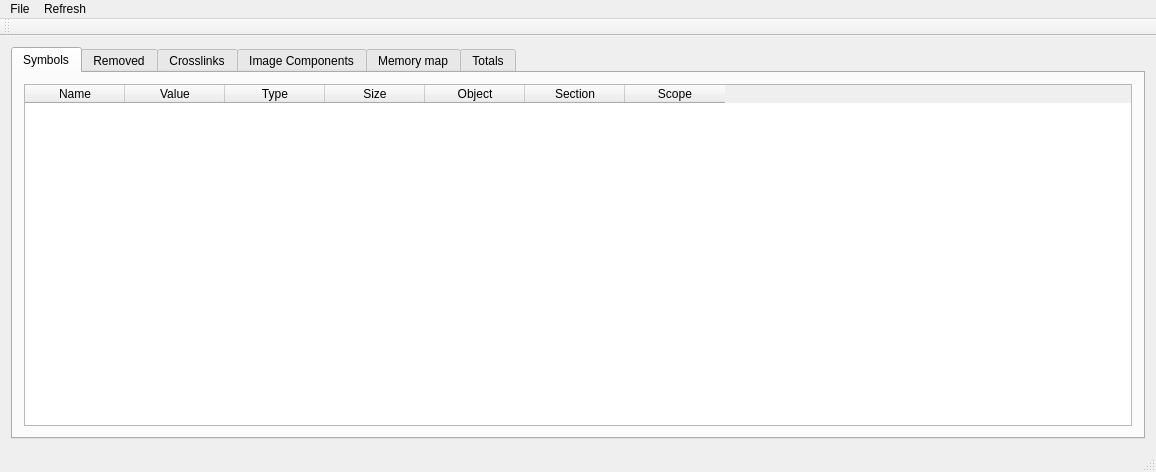
<?xml version="1.0" encoding="UTF-8"?>
<ui version="4.0">
 <class>MainWindow</class>
 <widget class="QMainWindow" name="MainWindow">
  <property name="geometry">
   <rect>
    <x>0</x>
    <y>0</y>
    <width>1156</width>
    <height>472</height>
   </rect>
  </property>
  <property name="windowTitle">
   <string>MapViewer</string>
  </property>
  <widget class="QWidget" name="centralWidget">
   <layout class="QVBoxLayout" name="verticalLayout_6">
    <item>
     <widget class="QTabWidget" name="tabWidget">
      <property name="currentIndex">
       <number>0</number>
      </property>
      <widget class="QWidget" name="tab">
       <attribute name="title">
        <string>Symbols</string>
       </attribute>
       <layout class="QVBoxLayout" name="verticalLayout">
        <item>
         <widget class="QTableWidget" name="symbolTable">
          <property name="editTriggers">
           <set>QAbstractItemView::NoEditTriggers</set>
          </property>
          <property name="alternatingRowColors">
           <bool>true</bool>
          </property>
          <property name="selectionMode">
           <enum>QAbstractItemView::ExtendedSelection</enum>
          </property>
          <property name="sortingEnabled">
           <bool>true</bool>
          </property>
          <attribute name="horizontalHeaderCascadingSectionResizes">
           <bool>false</bool>
          </attribute>
          <attribute name="horizontalHeaderDefaultSectionSize">
           <number>100</number>
          </attribute>
          <attribute name="horizontalHeaderMinimumSectionSize">
           <number>30</number>
          </attribute>
          <attribute name="horizontalHeaderStretchLastSection">
           <bool>false</bool>
          </attribute>
          <attribute name="verticalHeaderVisible">
           <bool>false</bool>
          </attribute>
          <attribute name="verticalHeaderStretchLastSection">
           <bool>false</bool>
          </attribute>
          <column>
           <property name="text">
            <string>Name</string>
           </property>
          </column>
          <column>
           <property name="text">
            <string>Value</string>
           </property>
          </column>
          <column>
           <property name="text">
            <string>Type</string>
           </property>
          </column>
          <column>
           <property name="text">
            <string>Size</string>
           </property>
          </column>
          <column>
           <property name="text">
            <string>Object</string>
           </property>
          </column>
          <column>
           <property name="text">
            <string>Section</string>
           </property>
          </column>
          <column>
           <property name="text">
            <string>Scope</string>
           </property>
          </column>
         </widget>
        </item>
       </layout>
      </widget>
      <widget class="QWidget" name="tab_2">
       <attribute name="title">
        <string>Removed</string>
       </attribute>
       <layout class="QVBoxLayout" name="verticalLayout_2">
        <item>
         <widget class="QLabel" name="removedTotalLabel">
          <property name="text">
           <string>Total:</string>
          </property>
         </widget>
        </item>
        <item>
         <widget class="QTableWidget" name="removedTable">
          <property name="editTriggers">
           <set>QAbstractItemView::NoEditTriggers</set>
          </property>
          <property name="alternatingRowColors">
           <bool>true</bool>
          </property>
          <property name="selectionMode">
           <enum>QAbstractItemView::ExtendedSelection</enum>
          </property>
          <property name="sortingEnabled">
           <bool>true</bool>
          </property>
          <attribute name="horizontalHeaderCascadingSectionResizes">
           <bool>false</bool>
          </attribute>
          <attribute name="horizontalHeaderDefaultSectionSize">
           <number>100</number>
          </attribute>
          <attribute name="horizontalHeaderMinimumSectionSize">
           <number>30</number>
          </attribute>
          <attribute name="horizontalHeaderStretchLastSection">
           <bool>false</bool>
          </attribute>
          <attribute name="verticalHeaderVisible">
           <bool>false</bool>
          </attribute>
          <attribute name="verticalHeaderStretchLastSection">
           <bool>false</bool>
          </attribute>
          <column>
           <property name="text">
            <string>Object</string>
           </property>
          </column>
          <column>
           <property name="text">
            <string>Type</string>
           </property>
          </column>
          <column>
           <property name="text">
            <string>Size</string>
           </property>
          </column>
         </widget>
        </item>
       </layout>
      </widget>
      <widget class="QWidget" name="tab_3">
       <attribute name="title">
        <string>Crosslinks</string>
       </attribute>
       <layout class="QVBoxLayout" name="verticalLayout_3">
        <item>
         <widget class="QTableWidget" name="crossTable">
          <property name="editTriggers">
           <set>QAbstractItemView::NoEditTriggers</set>
          </property>
          <property name="alternatingRowColors">
           <bool>true</bool>
          </property>
          <property name="selectionMode">
           <enum>QAbstractItemView::ExtendedSelection</enum>
          </property>
          <property name="sortingEnabled">
           <bool>true</bool>
          </property>
          <attribute name="horizontalHeaderCascadingSectionResizes">
           <bool>false</bool>
          </attribute>
          <attribute name="horizontalHeaderDefaultSectionSize">
           <number>100</number>
          </attribute>
          <attribute name="horizontalHeaderMinimumSectionSize">
           <number>30</number>
          </attribute>
          <attribute name="horizontalHeaderStretchLastSection">
           <bool>false</bool>
          </attribute>
          <attribute name="verticalHeaderVisible">
           <bool>false</bool>
          </attribute>
          <attribute name="verticalHeaderStretchLastSection">
           <bool>false</bool>
          </attribute>
          <column>
           <property name="text">
            <string>Name</string>
           </property>
          </column>
          <column>
           <property name="text">
            <string>Type</string>
           </property>
          </column>
          <column>
           <property name="text">
            <string>Name referred</string>
           </property>
          </column>
          <column>
           <property name="text">
            <string>Type</string>
           </property>
          </column>
          <column>
           <property name="text">
            <string>Symbol referred</string>
           </property>
          </column>
         </widget>
        </item>
       </layout>
      </widget>
      <widget class="QWidget" name="tab_4">
       <attribute name="title">
        <string>Image Components</string>
       </attribute>
       <layout class="QVBoxLayout" name="verticalLayout_4">
        <item>
         <widget class="QLabel" name="userImageTotalLabel">
          <property name="text">
           <string>Totals</string>
          </property>
          <property name="textInteractionFlags">
           <set>Qt::TextSelectableByMouse</set>
          </property>
         </widget>
        </item>
        <item>
         <widget class="QTableWidget" name="componentTable">
          <property name="editTriggers">
           <set>QAbstractItemView::NoEditTriggers</set>
          </property>
          <property name="alternatingRowColors">
           <bool>true</bool>
          </property>
          <property name="selectionMode">
           <enum>QAbstractItemView::ExtendedSelection</enum>
          </property>
          <property name="sortingEnabled">
           <bool>true</bool>
          </property>
          <attribute name="horizontalHeaderCascadingSectionResizes">
           <bool>false</bool>
          </attribute>
          <attribute name="horizontalHeaderDefaultSectionSize">
           <number>100</number>
          </attribute>
          <attribute name="horizontalHeaderMinimumSectionSize">
           <number>30</number>
          </attribute>
          <attribute name="horizontalHeaderStretchLastSection">
           <bool>false</bool>
          </attribute>
          <attribute name="verticalHeaderVisible">
           <bool>false</bool>
          </attribute>
          <attribute name="verticalHeaderStretchLastSection">
           <bool>false</bool>
          </attribute>
          <column>
           <property name="text">
            <string>Code</string>
           </property>
          </column>
          <column>
           <property name="text">
            <string>Data</string>
           </property>
          </column>
          <column>
           <property name="text">
            <string>Read Only</string>
           </property>
          </column>
          <column>
           <property name="text">
            <string>Read Write</string>
           </property>
          </column>
          <column>
           <property name="text">
            <string>Zero Initialize</string>
           </property>
          </column>
          <column>
           <property name="text">
            <string>Debug</string>
           </property>
          </column>
          <column>
           <property name="text">
            <string>Name</string>
           </property>
          </column>
          <column>
           <property name="text">
            <string>Type</string>
           </property>
          </column>
         </widget>
        </item>
       </layout>
      </widget>
      <widget class="QWidget" name="tab_6">
       <attribute name="title">
        <string>Memory map</string>
       </attribute>
       <layout class="QVBoxLayout" name="verticalLayout_7">
        <item>
         <widget class="QLabel" name="memMapEntry">
          <property name="text">
           <string>Totals</string>
          </property>
          <property name="textInteractionFlags">
           <set>Qt::TextSelectableByMouse</set>
          </property>
         </widget>
        </item>
        <item>
         <widget class="QTreeWidget" name="treeMemMap">
          <property name="editTriggers">
           <set>QAbstractItemView::NoEditTriggers</set>
          </property>
          <property name="alternatingRowColors">
           <bool>true</bool>
          </property>
          <property name="indentation">
           <number>15</number>
          </property>
          <property name="sortingEnabled">
           <bool>true</bool>
          </property>
          <column>
           <property name="text">
            <string>Load Region</string>
           </property>
          </column>
          <column>
           <property name="text">
            <string>Base</string>
           </property>
          </column>
          <column>
           <property name="text">
            <string>Size</string>
           </property>
          </column>
          <column>
           <property name="text">
            <string>End</string>
           </property>
          </column>
          <column>
           <property name="text">
            <string>Type</string>
           </property>
          </column>
          <column>
           <property name="text">
            <string>Compressed</string>
           </property>
          </column>
          <item>
           <property name="text">
            <string>ROM1</string>
           </property>
           <property name="text">
            <string>0x08000000</string>
           </property>
           <property name="text">
            <string>0x00000448</string>
           </property>
           <property name="text">
            <string>0x00004000</string>
           </property>
           <property name="text">
            <string>ABSOLUTE</string>
           </property>
           <property name="text">
            <string>0x0000029c</string>
           </property>
           <item>
            <property name="text">
             <string>EROM1</string>
            </property>
            <property name="text">
             <string>0x08000000</string>
            </property>
            <property name="text">
             <string>0x00000200</string>
            </property>
            <property name="text">
             <string>0x00004000</string>
            </property>
            <property name="text">
             <string>ABSOLUTE</string>
            </property>
            <property name="text">
             <string/>
            </property>
            <item>
             <property name="text">
              <string>vectors.o</string>
             </property>
             <property name="text">
              <string>0x08000000</string>
             </property>
             <property name="text">
              <string>0x00000188</string>
             </property>
             <property name="text">
              <string/>
             </property>
             <property name="text">
              <string>RO</string>
             </property>
            </item>
           </item>
          </item>
         </widget>
        </item>
       </layout>
      </widget>
      <widget class="QWidget" name="tab_5">
       <attribute name="title">
        <string>Totals</string>
       </attribute>
       <layout class="QVBoxLayout" name="verticalLayout_5">
        <item alignment="Qt::AlignTop">
         <widget class="QLabel" name="totalsLabel">
          <property name="text">
           <string>TextLabel</string>
          </property>
         </widget>
        </item>
       </layout>
      </widget>
     </widget>
    </item>
   </layout>
  </widget>
  <widget class="QMenuBar" name="menuBar">
   <property name="geometry">
    <rect>
     <x>0</x>
     <y>0</y>
     <width>1156</width>
     <height>21</height>
    </rect>
   </property>
   <widget class="QMenu" name="menuFile">
    <property name="title">
     <string>File</string>
    </property>
    <addaction name="actionOpen"/>
   </widget>
   <widget class="QMenu" name="menuRefresh">
    <property name="title">
     <string>Refresh</string>
    </property>
    <addaction name="actionRefresh"/>
   </widget>
   <addaction name="menuFile"/>
   <addaction name="menuRefresh"/>
  </widget>
  <widget class="QToolBar" name="mainToolBar">
   <attribute name="toolBarArea">
    <enum>TopToolBarArea</enum>
   </attribute>
   <attribute name="toolBarBreak">
    <bool>false</bool>
   </attribute>
  </widget>
  <widget class="QStatusBar" name="statusBar"/>
  <action name="actionOpen">
   <property name="text">
    <string>Open</string>
   </property>
   <property name="shortcut">
    <string>Ctrl+O</string>
   </property>
  </action>
  <action name="actionRefresh">
   <property name="text">
    <string>Refresh</string>
   </property>
   <property name="shortcut">
    <string>F5</string>
   </property>
  </action>
 </widget>
 <layoutdefault spacing="6" margin="11"/>
 <resources/>
 <connections/>
</ui>
